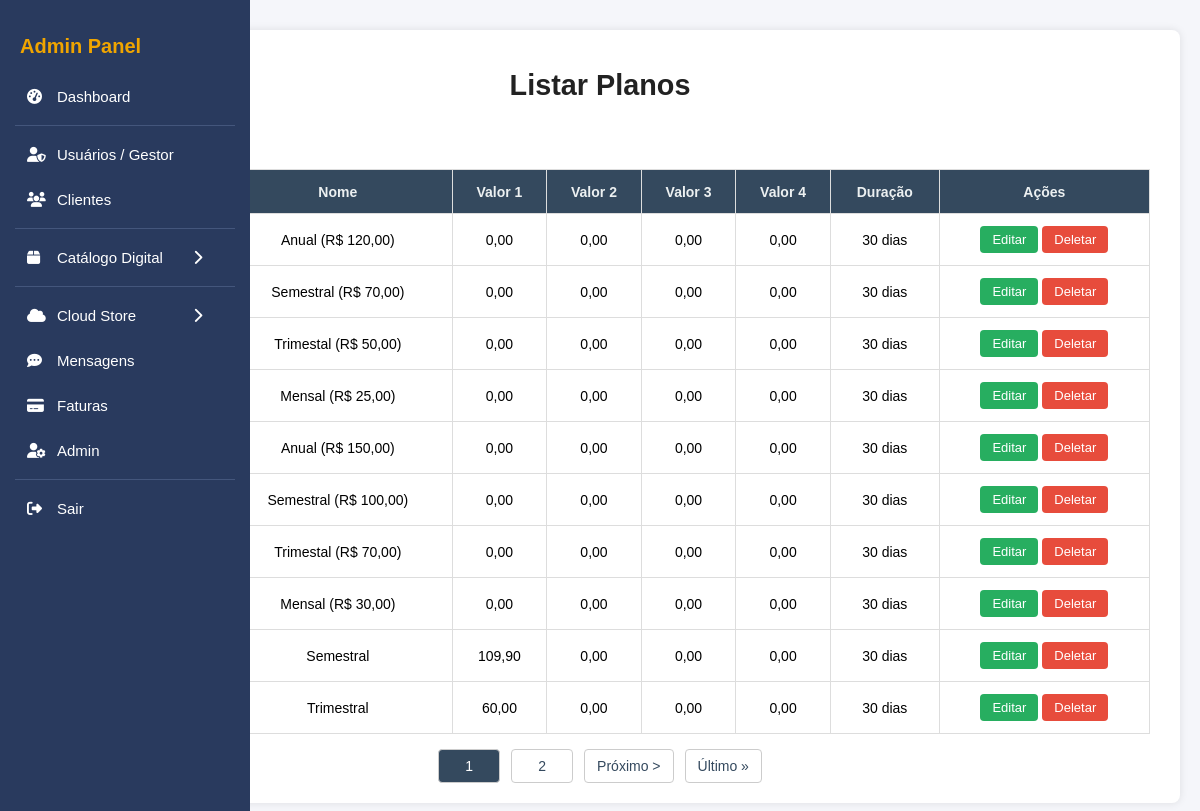
Screenshot of /admin/listar_planos.php (signed in) with the database file from the repository.
### tables this page shows
CREATE TABLE `planos` (
  `id` int(11) NOT NULL,
  `nome` varchar(255) NOT NULL,
  `user_id` int(11) NOT NULL,
  `email_usuario` varchar(255) NOT NULL,
  `valor_1` decimal(10,2) NOT NULL,
  `valor_2` decimal(10,2) NOT NULL,
  `valor_3` decimal(10,2) NOT NULL,
  `valor_4` decimal(10,2) NOT NULL,
  `criado_em` timestamp NOT NULL DEFAULT CURRENT_TIMESTAMP,
  `cliente_id` int(11) DEFAULT NULL,
  `duracao` int(11) NOT NULL DEFAULT '30'
);

### admin/listar_planos.php (the view, shortened to what this page needs)
<?php
require_once '../includes/db.php';
$page = isset($_GET['page']) && is_numeric($_GET['page']) ? max(1, intval($_GET['page'])) : 1;
$perPage = 10;
$offset = ($page - 1) * $perPage;
$totalPlans = $pdo->query("SELECT COUNT(*) FROM planos")->fetchColumn();
$totalPages = ceil($totalPlans / $perPage);
$stmt = $pdo->prepare("SELECT * FROM planos ORDER BY criado_em DESC LIMIT :limit OFFSET :offset");
$stmt->bindValue(':limit', $perPage, PDO::PARAM_INT);
$stmt->bindValue(':offset', $offset, PDO::PARAM_INT);
$stmt->execute();
$planos = $stmt->fetchAll(PDO::FETCH_ASSOC);
?>
<!DOCTYPE html>
<html lang="pt-br">
<head>
</head>
<body>
    <?php include __DIR__ . '/assets/sidebar.php'; ?>
<div class="container">
    <h1>Listar Planos</h1>
    <form method="post" onsubmit="return confirm('Tem certeza que deseja deletar os planos selecionados?');">
        <button type="submit" name="bulk_delete" class="btn btn-delete-massa">Deletar Selecionados</button>
        <div class="table-wrapper">
            <table>
                <thead>
                    <tr>
                        <th><label class="select-all-label"><input type="checkbox" id="selectAll"> Todos</label></th>
                        <th>ID</th>
                        <th>Nome</th>
                        <th>Valor 1</th>
                        <th>Valor 2</th>
                        <th>Valor 3</th>
                        <th>Valor 4</th>
                        <th>Duração</th>
                        <th>Ações</th>
                    </tr>
                </thead>
                <tbody>
                    <?php if (empty($planos)): ?>
                        <tr><td colspan="9">Nenhum plano encontrado.</td></tr>
                    <?php else: ?>
                        <?php foreach ($planos as $plano): ?>
                        <tr>
                            <td><input type="checkbox" name="selected_plans[]" value="<?= $plano['id'] ?>"></td>
                            <td><?= $plano['id'] ?></td>
                            <td><?= htmlspecialchars($plano['nome']) ?></td>
                            <td><?= number_format($plano['valor_1'], 2, ',', '.') ?></td>
                            <td><?= number_format($plano['valor_2'], 2, ',', '.') ?></td>
                            <td><?= number_format($plano['valor_3'], 2, ',', '.') ?></td>
                            <td><?= number_format($plano['valor_4'], 2, ',', '.') ?></td>
                            <td><?= htmlspecialchars($plano['duracao']) ?> dias</td>
                            <td>
                                <a href="editar_plano.php?id=<?= $plano['id'] ?>" class="btn btn-editar" title="Editar">Editar</a>
                                <a href="?delete_id=<?= $plano['id'] ?>&csrf_token=<?= $_SESSION['csrf_token'] ?>" class="btn btn-deletar" onclick="return confirm('Tem certeza que deseja deletar este plano?');" title="Deletar">Deletar</a>
                            </td>
                        </tr>
                        <?php endforeach; ?>
                    <?php endif; ?>
                </tbody>
            </table>
        </div>
    </form>
    <div class="pagination">
        <?php
        $start = max(1, $page - 3);
        $end = min($totalPages, $page + 3);
        for ($i = $start; $i <= $end; $i++):
        ?>
            <a href="?page=<?= $i ?>" class="<?= $i === $page ? 'current-page' : '' ?>"><?= $i ?></a>
        <?php endfor; ?>
        <?php if ($page < $totalPages): ?>
            <a href="?page=<?= $page + 1 ?>">Próximo &gt;</a>
            <a href="?page=<?= $totalPages ?>">Último &raquo;</a>
        <?php endif; ?>
    </div>
</div>
</body>
</html>

### admin/listar_planos.php (style rules this page uses)
body { font-family: Arial, sans-serif; background: #f5f6fa; margin: 0; padding: 0; }
.container { max-width: 1100px; margin: 30px auto; background: #fff; padding: 20px 30px; box-shadow: 0 0 8px rgba(0,0,0,0.1); border-radius: 8px; }
h1 { color: #222; margin-bottom: 20px; font-size: 1.8rem; text-align: center; }
.table-wrapper { overflow-x: auto; -webkit-overflow-scrolling: touch; margin-bottom: 15px; }
table { width: 100%; border-collapse: collapse; min-width: 700px; }
table thead tr { background-color: #34495e; color: #ecf0f1; }
table th, table td { padding: 12px 10px; border: 1px solid #ddd; text-align: center; font-size: 14px; white-space: nowrap; }
.btn { padding: 6px 12px; border: none; border-radius: 4px; color: #fff; cursor: pointer; font-size: 13px; transition: background-color 0.3s ease; text-decoration: none; display: inline-block; }
.btn-editar { background-color: #27ae60; }
.btn-deletar { background-color: #e74c3c; }
.btn-delete-massa { background-color: #c0392b; margin-bottom: 20px; }
.pagination { text-align: center; margin-top: 15px; flex-wrap: wrap; display: flex; justify-content: center; gap: 5px; }
.pagination a { color: #34495e; padding: 8px 12px; margin: 0 3px; text-decoration: none; border-radius: 4px; border: 1px solid #ccc; font-size: 14px; transition: background-color 0.3s ease; min-width: 36px; text-align: center; }
.pagination a.current-page { background-color: #34495e; color: #fff; pointer-events: none; }
label.select-all-label { font-size: 14px; cursor: pointer; user-select: none; }

### admin/assets/sidebar.php (style rules this page uses)
body { margin: 0; font-family: Arial, sans-serif; }

### rows the page displays
planos: nome "Anual (R$ 120,00)", valor_1 "0,00", valor_2 "0,00", valor_3 "0,00", valor_4 "0,00", duracao "30"
planos: nome "Semestral (R$ 70,00)", valor_1 "0,00", valor_2 "0,00", valor_3 "0,00", valor_4 "0,00", duracao "30"
planos: nome "Trimestal (R$ 50,00)", valor_1 "0,00", valor_2 "0,00", valor_3 "0,00", valor_4 "0,00", duracao "30"
planos: nome "Mensal (R$ 25,00)", valor_1 "0,00", valor_2 "0,00", valor_3 "0,00", valor_4 "0,00", duracao "30"
planos: nome "Anual (R$ 150,00)", valor_1 "0,00", valor_2 "0,00", valor_3 "0,00", valor_4 "0,00", duracao "30"
planos: nome "Semestral (R$ 100,00)", valor_1 "0,00", valor_2 "0,00", valor_3 "0,00", valor_4 "0,00", duracao "30"
planos: nome "Trimestal (R$ 70,00)", valor_1 "0,00", valor_2 "0,00", valor_3 "0,00", valor_4 "0,00", duracao "30"
planos: nome "Mensal (R$ 30,00)", valor_1 "0,00", valor_2 "0,00", valor_3 "0,00", valor_4 "0,00", duracao "30"
planos: nome "Semestral", valor_1 "109,90", valor_2 "0,00", valor_3 "0,00", valor_4 "0,00", duracao "30"
planos: nome "Trimestral", valor_1 "60,00", valor_2 "0,00", valor_3 "0,00", valor_4 "0,00", duracao "30"
